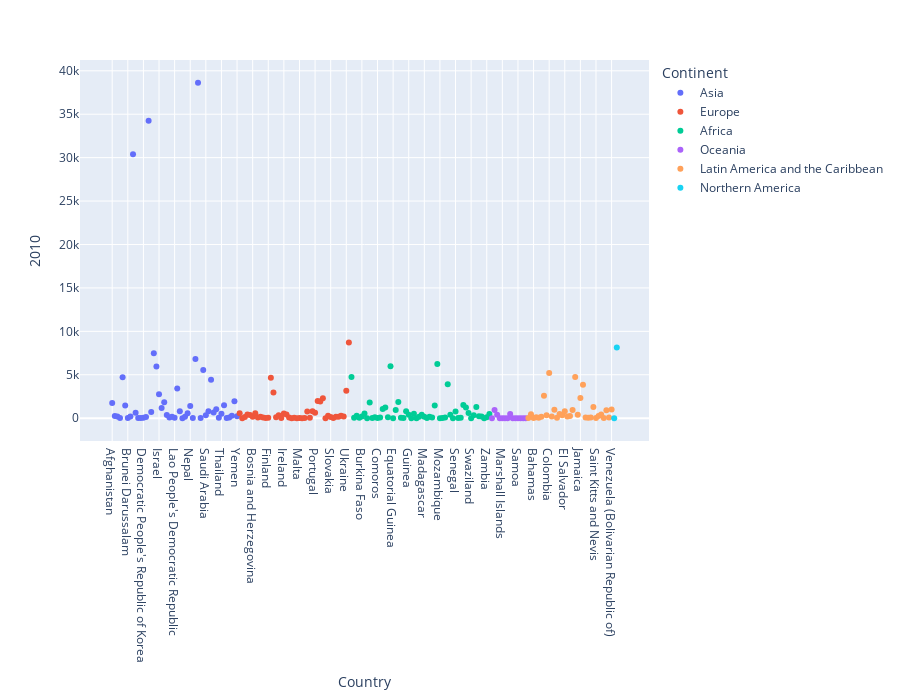

Source (notebook cell):
### Code cell
px.scatter(canada, x=canada.index, y='2010', color='Continent', height=700 )

### Figure 1 — Plotly figure (JSON) as saved in the notebook; plotly's stock layout.template omitted (floating-point values rounded to 4 significant figures)
{"data": [{"hovertemplate": "Continent=Asia<br>Country=%{x}<br>2010=%{y}<extra></extra>", "legendgroup": "Asia", "marker": {"color": "#636efa", "symbol": "circle"}, "mode": "markers", "name": "Asia", "orientation": "v", "showlegend": true, "type": "scatter", "x": ["Afghanistan", "Armenia", "Azerbaijan", "Bahrain", "Bangladesh", "Bhutan", "Brunei Darussalam", "Cambodia", "China", "China, Hong Kong Special Administrative Region", "China, Macao Special Administrative Region", "Cyprus", "Democratic People's Republic of Korea", "Georgia", "India", "Indonesia", "Iran (Islamic Republic of)", "Iraq", "Israel", "Japan", "Jordan", "Kazakhstan", "Kuwait", "Kyrgyzstan", "Lao People's Democratic Republic", "Lebanon", "Malaysia", "Maldives", "Mongolia", "Myanmar", "Nepal", "Oman", "Pakistan", "Philippines", "Qatar", "Republic of Korea", "Saudi Arabia", "Singapore", "Sri Lanka", "State of Palestine", "Syrian Arab Republic", "Tajikistan", "Thailand", "Turkey", "Turkmenistan", "United Arab Emirates", "Uzbekistan", "Viet Nam", "Yemen"], "xaxis": "x", "y": [1758, 252, 209, 28, 4721, 1464, 12, 200, 30391, 623, 21, 18, 45, 126, 34235, 712, 7477, 5941, 2755, 1168, 1831, 377, 67, 157, 54, 3432, 802, 4, 169, 556, 1392, 14, 6811, 38617, 18, 5537, 330, 805, 4422, 654, 1039, 52, 499, 1492, 30, 86, 289, 1942, 211], "yaxis": "y"}, {"hovertemplate": "Continent=Europe<br>Country=%{x}<br>2010=%{y}<extra></extra>", "legendgroup": "Europe", "marker": {"color": "#EF553B", "symbol": "circle"}, "mode": "markers", "name": "Europe", "orientation": "v", "showlegend": true, "type": "scatter", "x": ["Albania", "Andorra", "Austria", "Belarus", "Belgium", "Bosnia and Herzegovina", "Bulgaria", "Croatia", "Czech Republic", "Denmark", "Estonia", "Finland", "France", "Germany", "Greece", "Hungary", "Iceland", "Ireland", "Italy", "Latvia", "Liechtenstein", "Lithuania", "Luxembourg", "Malta", "Monaco", "Montenegro", "Netherlands", "Norway", "Poland", "Portugal", "Republic of Moldova", "Romania", "Russian Federation", "San Marino", "Serbia", "Slovakia", "Slovenia", "Spain", "Sweden", "Switzerland", "The former Yugoslav Republic of Macedonia", "Ukraine", "United Kingdom of Great Britain and Northern Ireland"], "xaxis": "x", "y": [561, 0, 124, 438, 363, 168, 556, 91, 168, 92, 28, 63, 4646, 2956, 101, 354, 30, 547, 434, 70, 0, 57, 8, 17, 4, 14, 759, 46, 795, 629, 1988, 1922, 2288, 1, 271, 135, 12, 174, 159, 285, 188, 3159, 8724], "yaxis": "y"}, {"hovertemplate": "Continent=Africa<br>Country=%{x}<br>2010=%{y}<extra></extra>", "legendgroup": "Africa", "marker": {"color": "#00cc96", "symbol": "circle"}, "mode": "markers", "name": "Africa", "orientation": "v", "showlegend": true, "type": "scatter", "x": ["Algeria", "Angola", "Benin", "Botswana", "Burkina Faso", "Burundi", "Cabo Verde", "Cameroon", "Central African Republic", "Chad", "Comoros", "Congo", "Côte d'Ivoire", "Democratic Republic of the Congo", "Djibouti", "Egypt", "Equatorial Guinea", "Eritrea", "Ethiopia", "Gabon", "Gambia", "Ghana", "Guinea", "Guinea-Bissau", "Kenya", "Lesotho", "Liberia", "Libya", "Madagascar", "Malawi", "Mali", "Mauritania", "Mauritius", "Morocco", "Mozambique", "Namibia", "Niger", "Nigeria", "Rwanda", "Sao Tome and Principe", "Senegal", "Seychelles", "Sierra Leone", "Somalia", "South Africa", "Sudan", "Swaziland", "Togo", "Tunisia", "Uganda", "United Republic of Tanzania", "Western Sahara", "Zambia", "Zimbabwe"], "xaxis": "x", "y": [4752, 61, 290, 42, 186, 529, 3, 1800, 26, 98, 22, 75, 1066, 1239, 123, 5982, 4, 931, 1865, 64, 37, 802, 395, 2, 507, 7, 162, 384, 178, 28, 170, 74, 1455, 6242, 7, 16, 80, 3906, 396, 2, 765, 10, 63, 1528, 1238, 612, 3, 354, 1299, 216, 200, 0, 102, 494], "yaxis": "y"}, {"hovertemplate": "Continent=Oceania<br>Country=%{x}<br>2010=%{y}<extra></extra>", "legendgroup": "Oceania", "marker": {"color": "#ab63fa", "symbol": "circle"}, "mode": "markers", "name": "Oceania", "orientation": "v", "showlegend": true, "type": "scatter", "x": ["American Samoa", "Australia", "Fiji", "Kiribati", "Marshall Islands", "Nauru", "New Caledonia", "New Zealand", "Palau", "Papua New Guinea", "Samoa", "Tonga", "Tuvalu", "Vanuatu"], "xaxis": "x", "y": [0, 933, 398, 0, 0, 0, 0, 490, 0, 3, 5, 5, 0, 0], "yaxis": "y"}, {"hovertemplate": "Continent=Latin America and the Caribbean<br>Country=%{x}<br>2010=%{y}<extra></extra>", "legendgroup": "Latin America and the Caribbean", "marker": {"color": "#FFA15A", "symbol": "circle"}, "mode": "markers", "name": "Latin America and the Caribbean", "orientation": "v", "showlegend": true, "type": "scatter", "x": ["Antigua and Barbuda", "Argentina", "Bahamas", "Barbados", "Belize", "Bolivia (Plurinational State of)", "Brazil", "Chile", "Colombia", "Costa Rica", "Cuba", "Dominica", "Dominican Republic", "Ecuador", "El Salvador", "Grenada", "Guatemala", "Guyana", "Haiti", "Honduras", "Jamaica", "Mexico", "Nicaragua", "Panama", "Paraguay", "Peru", "Saint Kitts and Nevis", "Saint Lucia", "Saint Vincent and the Grenadines", "Suriname", "Trinidad and Tobago", "Uruguay", "Venezuela (Bolivarian Republic of)"], "xaxis": "x", "y": [27, 459, 25, 121, 39, 180, 2598, 340, 5218, 190, 961, 43, 479, 353, 787, 208, 266, 953, 4744, 386, 2321, 3865, 94, 65, 89, 1283, 22, 249, 434, 13, 915, 93, 998], "yaxis": "y"}, {"hovertemplate": "Continent=Northern America<br>Country=%{x}<br>2010=%{y}<extra></extra>", "legendgroup": "Northern America", "marker": {"color": "#19d3f3", "symbol": "circle"}, "mode": "markers", "name": "Northern America", "orientation": "v", "showlegend": true, "type": "scatter", "x": ["Canada", "United States of America"], "xaxis": "x", "y": [0, 8142], "yaxis": "y"}], "layout": {"height": 700, "legend": {"title": {"text": "Continent"}, "tracegroupgap": 0}, "margin": {"t": 60}, "xaxis": {"anchor": "y", "domain": [0, 1], "title": {"text": "Country"}}, "yaxis": {"anchor": "x", "domain": [0, 1], "title": {"text": "2010"}}}}
